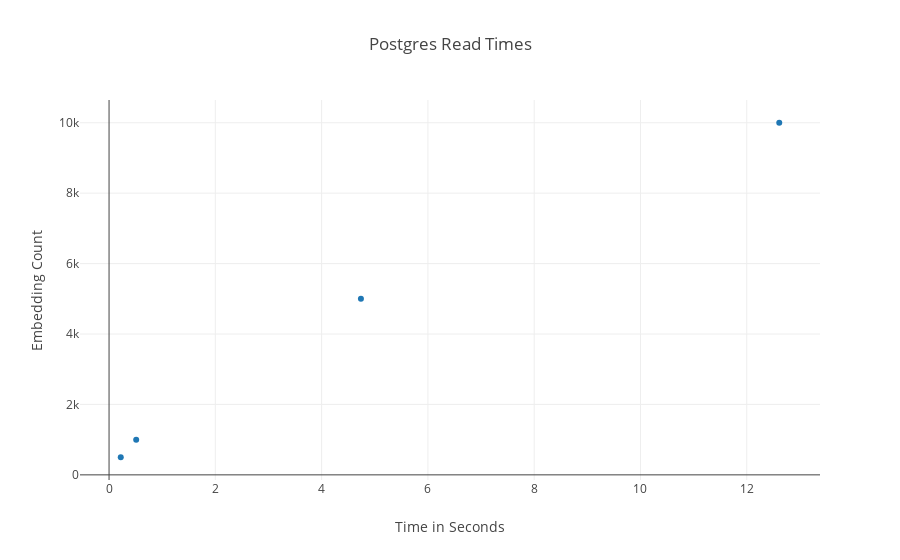

Source (notebook cell):
### Code cell
# Read Times
plotly.offline.init_notebook_mode(connected=True)
trace = plotly.graph_objs.Scatter(
    x = read_times,
    y = counts,
    mode = 'markers'
)
layout = plotly.graph_objs.Layout(title="Postgres Read Times",
                xaxis=dict(title='Time in Seconds'),
                yaxis=dict(title='Embedding Count'))
data = [trace]
fig = plotly.graph_objs.Figure(data=data, layout=layout)
plotly.offline.iplot(fig, filename='jupyter-basic-scatter')

### Figure 1 — Plotly figure (JSON) as saved in the notebook; plotly's stock layout.template omitted (floating-point values rounded to 4 significant figures)
{"data": [{"mode": "markers", "type": "scatter", "uid": "418ac679-af51-11e8-970d-e4b3184d5332", "x": [0.2202, 0.5107, 4.739, 12.61], "y": [500, 1000, 5000, 10000]}], "layout": {"title": "Postgres Read Times", "xaxis": {"title": "Time in Seconds"}, "yaxis": {"title": "Embedding Count"}}}
